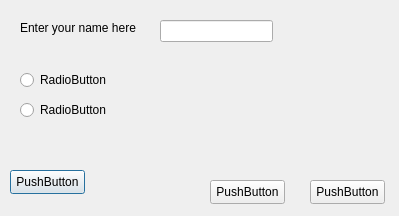
<?xml version="1.0" encoding="UTF-8"?>
<ui version="4.0">
 <class>Dialog</class>
 <widget class="QDialog" name="Dialog">
  <property name="geometry">
   <rect>
    <x>0</x>
    <y>0</y>
    <width>399</width>
    <height>216</height>
   </rect>
  </property>
  <property name="windowTitle">
   <string>Dialog</string>
  </property>
  <widget class="QLineEdit" name="lineEdit">
   <property name="geometry">
    <rect>
     <x>160</x>
     <y>20</y>
     <width>113</width>
     <height>22</height>
    </rect>
   </property>
  </widget>
  <widget class="QLabel" name="label">
   <property name="geometry">
    <rect>
     <x>20</x>
     <y>20</y>
     <width>141</width>
     <height>16</height>
    </rect>
   </property>
   <property name="text">
    <string>Enter your name here</string>
   </property>
  </widget>
  <widget class="QPushButton" name="pushButton">
   <property name="geometry">
    <rect>
     <x>10</x>
     <y>170</y>
     <width>75</width>
     <height>24</height>
    </rect>
   </property>
   <property name="text">
    <string>PushButton</string>
   </property>
  </widget>
  <widget class="QPushButton" name="pushButton_2">
   <property name="geometry">
    <rect>
     <x>210</x>
     <y>180</y>
     <width>75</width>
     <height>24</height>
    </rect>
   </property>
   <property name="text">
    <string>PushButton</string>
   </property>
  </widget>
  <widget class="QPushButton" name="pushButton_3">
   <property name="geometry">
    <rect>
     <x>310</x>
     <y>180</y>
     <width>75</width>
     <height>24</height>
    </rect>
   </property>
   <property name="text">
    <string>PushButton</string>
   </property>
  </widget>
  <widget class="QRadioButton" name="radioButton">
   <property name="geometry">
    <rect>
     <x>20</x>
     <y>70</y>
     <width>89</width>
     <height>20</height>
    </rect>
   </property>
   <property name="text">
    <string>RadioButton</string>
   </property>
  </widget>
  <widget class="QRadioButton" name="radioButton_2">
   <property name="geometry">
    <rect>
     <x>20</x>
     <y>100</y>
     <width>89</width>
     <height>20</height>
    </rect>
   </property>
   <property name="text">
    <string>RadioButton</string>
   </property>
  </widget>
 </widget>
 <resources/>
 <connections/>
</ui>
